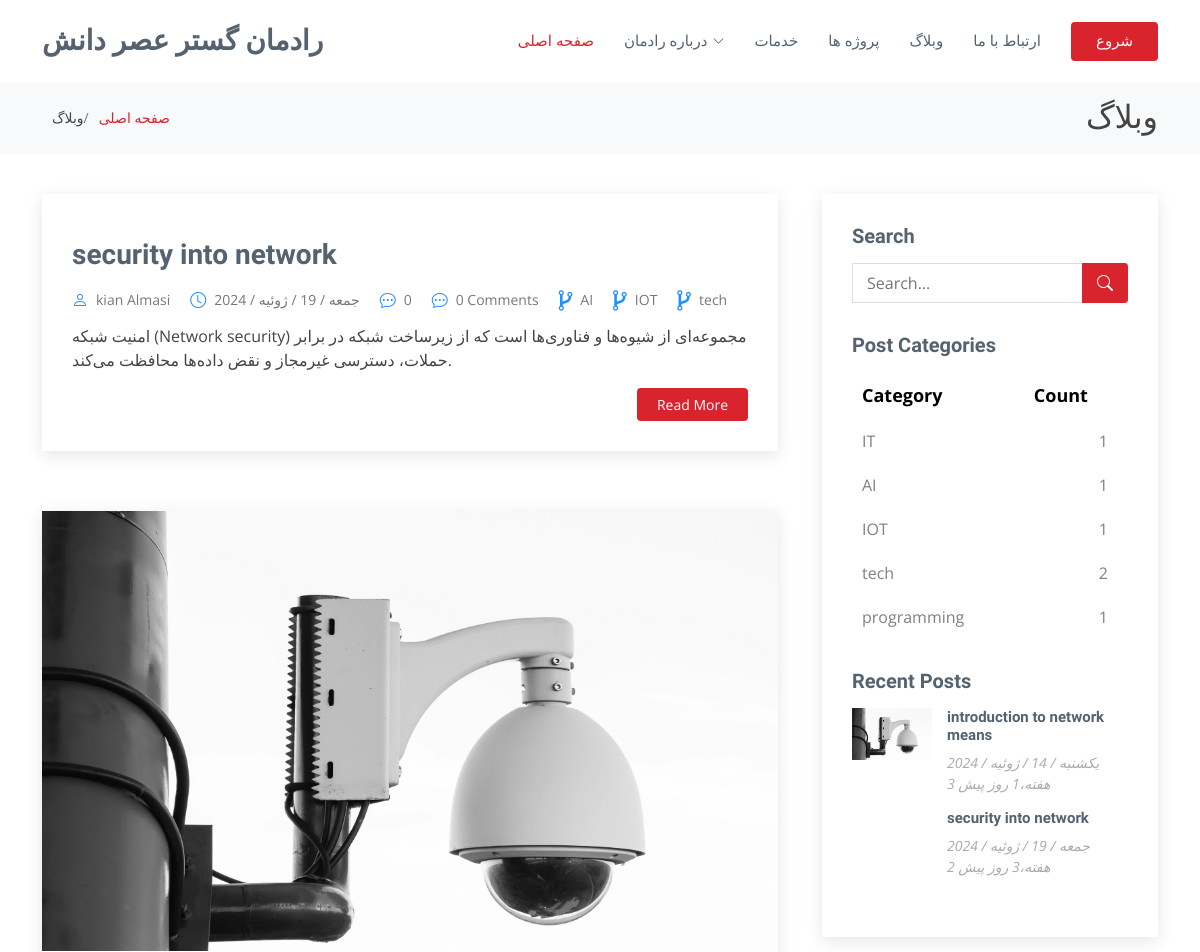
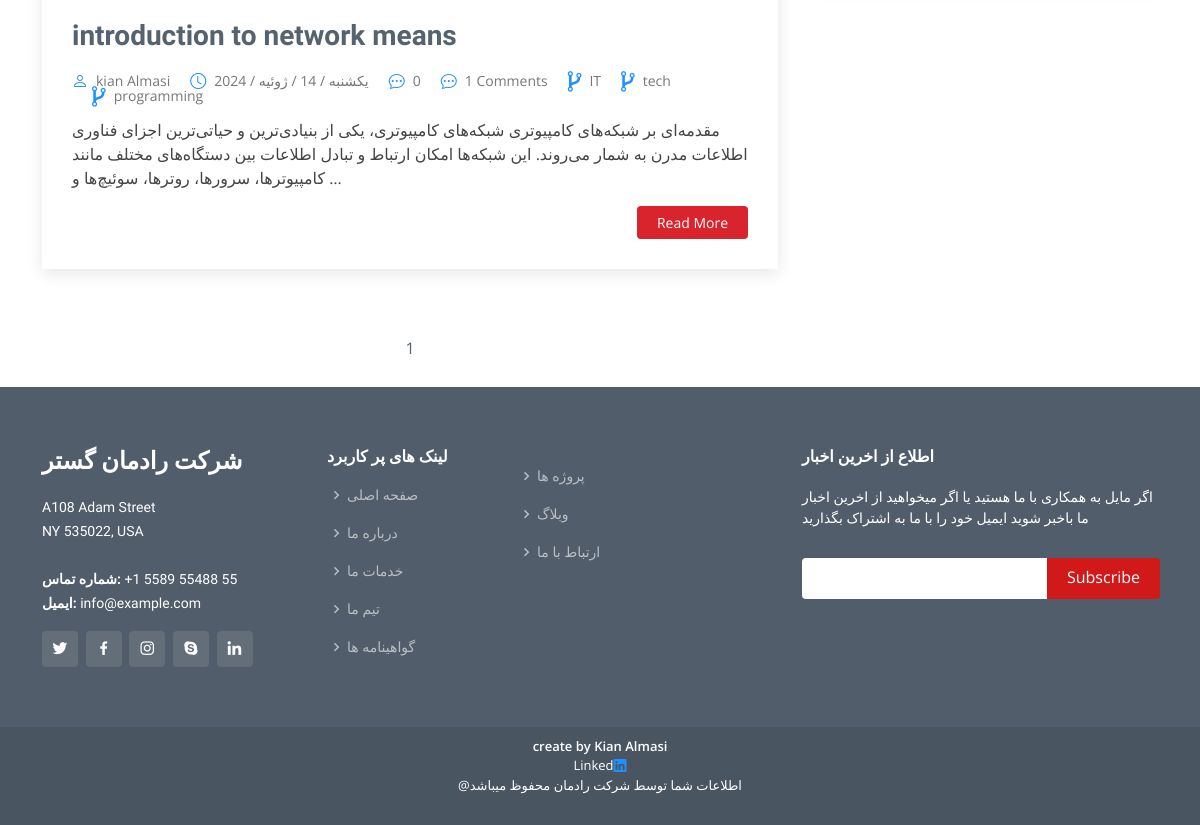
Screenshot of /blog/ with the database file from the repository (2 pictures, top to bottom).
### weblog/models.py (models this page shows, shortened)
class Post(models.Model):
    image=models.ImageField(upload_to="weblog/",default="weblog/image_file/p2.jpg")
    image_single_blog=models.ImageField(upload_to="weblog/",default="weblog/image_file/p2.jpg")
    title=models.CharField(max_length=255)
    content= models.TextField()
    tag=TaggableManager()
    category=models.ManyToManyField(Category)
    author=models.ForeignKey(User,on_delete=models.SET_NULL,null=True)
    counted_view=models.IntegerField(default=0)
    status=models.BooleanField(default=False)
    writer_image=models.ImageField(upload_to="weblog/",default="weblog/image_file/p2.jpg")
    writer_linkedin_account=models.URLField(default="https://www.linkedin.com/in/kian-almasi-0a4016256/")
    writer_summary=models.TextField()
    published_date=models.DateTimeField(default=timezone.now)
    created_date=models.DateTimeField(auto_now_add=True)
    updated_date=models.DateTimeField(auto_now=True)
    class Meta:
        ordering = ["-created_date", "updated_date"]

class Category(models.Model):
    name=models.CharField(max_length=255)
    def __str__(self):
        return self.name

### weblog/views.py (the view)
# urls.py: path('',blog_view,name='blog_view'),
def blog_view (request,**kwargs):
    posts = Post.objects.filter(status=1)
    if kwargs.get('cat_name') != None :
        posts = posts.filter(category__name=kwargs['cat_name'])
    if kwargs.get('author_username') != None :
        posts = posts.filter(author__username=kwargs['author_username'])
    if kwargs.get('tag_name'):
        posts = posts.filter(tag__name__in=[kwargs['tag_name']])
    paginator = Paginator(posts, 5)
    page_number = request.GET.get('page')
    try:
        posts = paginator.get_page(page_number)
    except PageNotAnInteger:
        posts = paginator.get_page(1)
    except EmptyPage:
        posts = paginator.get_page(1)
    for post in posts:
        if isinstance(post.published_date, datetime):
            post.published_datetime = post.published_date
        elif isinstance(post.published_date, date):
            post.published_datetime = datetime.combine(post.published_date, time.min)
        else:
            post.published_datetime = None
    context = {'posts': posts}
    return render(request, 'blog/blog.html', context)

### weblog/templatetags/blog_tags.py (called while the page is built)
@register.inclusion_tag("blog/blog-latestpost.html")
def latestpost():
    posts=Post.objects.filter(status=1).order_by("published_date")[:5]
    return {"posts": posts}

@register.inclusion_tag("blog/blog-post-ctegories.html")
def postcategories():
    posts=Post.objects.filter(status=1)
    categories=Category.objects.all()
    cate_dict={}
    for name in categories:
       cate_dict[name]=posts.filter(category=name).count()
    return {"categries":cate_dict}

@register.simple_tag(name="comments_count")
def comments_count(pid):
    return Comments.objects.filter(post=pid,approved=True).count()

### weblog/templatetags/custom_filters.py (called while the page is built)
@register.filter(name='clean_html')
def clean_html(value):
    return bleach.clean(value, tags=ALLOWED_TAGS, attributes=ALLOWED_ATTRIBUTES)

### templates/blog/blog.html (shortened to what this page needs)
{% load static %}
{% load blog_tags %}
{% load custom_filters %}
<!DOCTYPE html>
<html lang="fa">
<head>
  <link rel="stylesheet" href="https://cdnjs.cloudflare.com/ajax/libs/font-awesome/4.7.0/css/font-awesome.min.css">
  <link href="{% static '/vendor/animate.css/animate.min.css' %}" rel="stylesheet">
  <link href="{% static '/vendor/bootstrap/css/bootstrap.min.css' %}" rel="stylesheet">
  <link href="{% static '/vendor/bootstrap-icons/bootstrap-icons.css' %}" rel="stylesheet">
  <link href="{% static '/vendor/boxicons/css/boxicons.min.css' %}" rel="stylesheet">
  <link href="{% static '/vendor/glightbox/css/glightbox.min.css' %}" rel="stylesheet">
  <link href="{% static '/vendor/remixicon/remixicon.css' %}" rel="stylesheet">
  <link href="{% static '/vendor/swiper/swiper-bundle.min.css' %}" rel="stylesheet">
  <link href="{% static '/static/style.css' %}" rel="stylesheet">
</head>
<body>
  <header id="header" class="fixed-top d-flex align-items-center">
    <div class="container d-flex align-items-center">
      <h1 class="logo me-auto"><a href="{% url 'blog:home' %}">رادمان گستر عصر دانش</a></h1>
      <nav id="navbar" class="navbar">
        <ul>
          <li><a href="{% url 'blog:home' %}" class="active">صفحه اصلی</a></li>
          <li class="dropdown"><a href="#"><span>درباره رادمان</span> <i class="bi bi-chevron-down"></i></a>
          </li>
          <li><a href="{% url 'blog:services' %}">خدمات</a></li>
          <li><a href="{% url 'blog:portfolio' %}">پروژه ها</a></li>
          <li><a href="{% url 'weblog:blog_view' %}">وبلاگ</a></li>
          <li><a href="{% url 'blog:contact' %}">ارتباط با ما</a></li>
          <li><a href="{% url 'blog:home' %}" class="getstarted">شروع</a></li>
        </ul>
      </nav>
    </div>
  </header>
  <main id="main">
    <section id="breadcrumbs" class="breadcrumbs">
      <div class="container">
        <div class="d-flex justify-content-between align-items-center" style="direction: rtl; text-align: right;">
          <h2>وبلاگ</h2>
          <ol>
            <li><a href="{% url 'blog:home' %}">صفحه اصلی</a></li>
            <li>وبلاگ</li>
          </ol>
        </div>
      </div>
    </section>
    <section id="blog" class="blog">
      <div class="container" data-aos="fade-up">
        <div class="row">
          <div class="col-lg-8 entries">
            {%for post in posts%}
            <article class="entry">
              <div class="entry-img">
                <img src="{{post.image.url}}" alt="" class="img-fluid">
              </div>
              <h2 class="entry-title">
                <a href="{% url 'weblog:blog_single' pid=post.id%}">{{post.title}}</a>
              </h2>
              <div class="entry-meta">
                <ul>
                    <li class="d-flex align-items-center"><i class="bi bi-person" style="color:DodgerBlue"></i> <a href="{% url 'weblog:author' author_username=post.author.username %}">{{post.author.get_full_name}}</a></li>
                    <li class="d-flex align-items-center"><i class="bi bi-clock" style="color:DodgerBlue"></i> <a href="{% url 'weblog:blog_single' pid=post.id%}">{{ post.published_date|date:"D / d / M / Y"}}</a></li>
                    <li class="d-flex align-items-center"><i class="bi bi-chat-dots" style="color:DodgerBlue"></i> <a href="{% url 'weblog:blog_single' pid=post.id%}">{{post.counted_view}}</a></li>
                    <li class="d-flex align-items-center"><i class="bi bi-chat-dots" style="color:DodgerBlue"></i> <a href="{% url 'weblog:blog_single' pid=post.id%}">{%comments_count post.id%} Comments</a></li>
                    {% for cat in post.category.all %}
                    <li class="d-flex align-items-center"><i style="font-size:24px;color:DodgerBlue" class="fa">&#xf126;</i> <a href="{% url 'weblog:category' cat.name%}">{{ cat.name }}</a></li>
                    {% endfor %}
                </ul>
            </div>
              <div class="entry-content">
                <p align='rtl'>{{post.content|clean_html|safe|truncatechars:250}}</p>
                <div class="read-more">
                  <a href="{% url 'weblog:blog_single' pid=post.id%}">Read More</a>
                </div>
              </div>
            </article>
            {%endfor%}
            <div class="blog-pagination">
              <ul class="justify-content-center">
                {% for i in posts.paginator.page_range %}
                  {% if page_number == i %}
                      <li class="page-item active"><a href="?page={{i}}" class="page-link">{{i}}</a></li>
                      {% else %}
                      <li class="page-item"><a href="?page={{i}}" class="page-link">{{i}}</a></li>
                  {% endif %}
                {% endfor %}
              </ul>
            </div>
          </div>
          <div class="col-lg-4">
            <div class="sidebar">
              <h3 class="sidebar-title">Search</h3>
              <div class="sidebar-item search-form">
              <form action="{% url 'weblog:search' %}" method="Get">
                  <input type="text" name='s' placeholder="Search...">
                  <button type="submit"><i class="bi bi-search"></i></button>
              </form>
              </div>
              {% postcategories %}
              {% latestpost %}
          </div>
        </div>
      </div>
    </section>
  </main>
  <footer id="footer">
    <div class="footer-top">
      <div class="container">
        <div class="row">
          <div class="col-lg-3 col-md-6">
            <div class="footer-info">
              <h3>شرکت رادمان گستر</h3>
              <p>
                A108 Adam Street <br>
                NY 535022, USA<br><br>
                <strong dir='ltr'> شماره تماس:</strong> +1 5589 55488 55<br>
                <strong dir='ltr'>ایمیل:</strong> info@example.com<br>
              </p>
              <div class="social-links mt-3">
                <a href="#" class="twitter"><i class="bx bxl-twitter"></i></a>
                <a href="#" class="facebook"><i class="bx bxl-facebook"></i></a>
                <a href="#" class="instagram"><i class="bx bxl-instagram"></i></a>
                <a href="#" class="google-plus"><i class="bx bxl-skype"></i></a>
                <a href="#" class="linkedin"><i class="bx bxl-linkedin"></i></a>
              </div>
            </div>
          </div>
          <div class="col-lg-2 col-md-6 footer-links">
            <h4>لینک های پر کاربرد</h4>
            <ul>
              <li><i class="bx bx-chevron-right"></i> <a href="{% url 'blog:home' %}">صفحه اصلی</a></li>
              <li><i class="bx bx-chevron-right"></i> <a href="{% url 'blog:about' %}">درباره ما</a></li>
              <li><i class="bx bx-chevron-right"></i> <a href="{% url 'blog:services' %}">خدمات ما</a></li>
              <li><i class="bx bx-chevron-right"></i> <a href="{% url 'blog:team' %}">تیم ما</a></li>
              <li><i class="bx bx-chevron-right"></i> <a href="{% url 'blog:testimonials' %}">گواهینامه ها</a></li>
            </ul>
          </div>
          <div class="col-lg-3 col-md-6 footer-links">
            <h4> </h4>
            <ul>
              <li><i class="bx bx-chevron-right"></i> <a href="{% url 'blog:portfolio' %}">پروژه ها</a></li>
              <li><i class="bx bx-chevron-right"></i> <a href="{% url 'weblog:blog_view' %}">وبلاگ</a></li>
              <li><i class="bx bx-chevron-right"></i> <a href="{% url 'blog:contact' %}">ارتباط با ما</a></li>
            </ul>
          </div>
          <div class="col-lg-4 col-md-6 footer-newsletter">
            <h4 align='rtl'>اطلاع از اخرین اخبار</h4>
            <p align='rtl'>اگر مایل به همکاری با ما هستید یا اگر میخواهید از اخرین اخبار ما باخبر شوید ایمیل خود را با ما به اشتراک بگذارید</p>
            <form action="{% url 'blog:newsletter' %}" method="post">
              <input type="email" name="email"><input type="submit" value="Subscribe">
            </form>
          </div>
        </div>
      </div>
    </div>
    <div class="container">
      <div class="credits">
        <div>
          <a href="https://www.linkedin.com/in/kian-almasi" style="color:white;font-weight: smale;"><smale>create by Kian Almasi</smale></a>
        </div>
        <div style="color:white;font-weight: smale;">
          Linked<a href="https://www.linkedin.com/in/kian-almasi" style="color: DodgerBlue;font-weight: bold;"><i class="biu bi-linkedin" style="color: DodgerBlue; font-weight: bold;"></i></a>
        </div>
        <div style="color:white;font-weight: smale;"> @اطلاعات شما توسط شرکت رادمان محفوظ میباشد</div>
      </div>
    </div>
  </footer>
</body>
</html>

### templates/blog/blog-post-ctegories.html (shortened to what this page needs)
{% load static %}
<h3 class="sidebar-title">Post Categories</h3>
<div class="sidebar-item categories">
  <table class="table">
    <thead>
      <tr>
        <th scope="col" class="category-header">Category</th>
        <th scope="col" class="category-header">Count</th>
      </tr>
    </thead>
    <tbody>
      {% for name, count in categries.items %}
      <tr>
        <td>
          <a href="{% url 'weblog:category' name%}" class="color:DodgerBlue">{{ name }}</a>
        </td>
        <td class="text-right">
          {{ count }}
        </td>
      </tr>
      {% endfor %}
    </tbody>
  </table>
</div>

### templates/blog/blog-latestpost.html
{% load humanize %}
{% load static %}
<h3 class="sidebar-title">Recent Posts</h3>
<div class="sidebar-item recent-posts">
    {% for post in posts %}
    <div class="post-item clearfix">
        <img src="{{ post.image.url }}" alt="">
        <h4><a href="/blog/{{ post.id }}">{{ post.title }}</a></h4>
        <time datetime="{{ post.published_date|date:'Y-m-d' }}">{{ post.published_date|date:"D / d / M / Y" }}</time>
        <time datetime="{{ post.published_date|date:'Y-m-d' }}">{{ post.published_date|naturaltime }}</time>
    </div>
    {% endfor %}
</div>

### templates/blog/blog-post-ctegories.html (style rules this page uses)
.sidebar-item.categories .table { width: 100%; margin-top: 15px; background-color: white; border-collapse: w; }
.sidebar-item.categories .table th, .sidebar-item.categories .table td { padding: 10px; text-align: left; border: none; }
.sidebar-item.categories .table th.category-header { font-size: 18px; color: black ; }
.sidebar-item.categories .table td.text-right { text-align: right; padding-right: 20px; color: Gray; }
.sidebar-item.categories .table a { color: Gray; text-decoration: none; }

### rows the page displays
Post: title "security into network", author.get_full_name "kian Almasi", published_date "جمعه / 19 / ژوئیه / 2024", counted_view "0", id "0", content|clean_html "امنیت شبکه (Network security) مجموعه‌ای از شیوه‌ها و فناوری‌ها است که از زیرساخت شبکه در برابر حملات، دسترسی غیرمجاز و نقض داده‌ها محافظت می‌کند.", published_date "2 هفته،3 روز پیش"
Category: name "AI", count "1"
Category: name "IOT", count "1"
Category: name "tech", count "2"
Post: image (picture), title "introduction to network means", author.get_full_name "kian Almasi", published_date "یکشنبه / 14 / ژوئیه / 2024", counted_view "0", id "1", content|clean_html "مقدمه‌ای بر شبکه‌های کامپیوتری شبکه‌های کامپیوتری، یکی از بنیادی‌ترین و حیاتی‌ترین اجزای فناوری اطلاعات مدرن به شمار می‌روند. این شبکه‌ها امکان ارتباط و تبادل اطلاعات بین دستگاه‌های مختلف مانند کامپیوترها، سرورها، روترها، سوئیچ‌ها و …", published_date "3 هفته،1 روز پیش"
Category: name "IT", id "1"
Category: name "programming", count "1"

### other values shown
{{ i }} "1"
